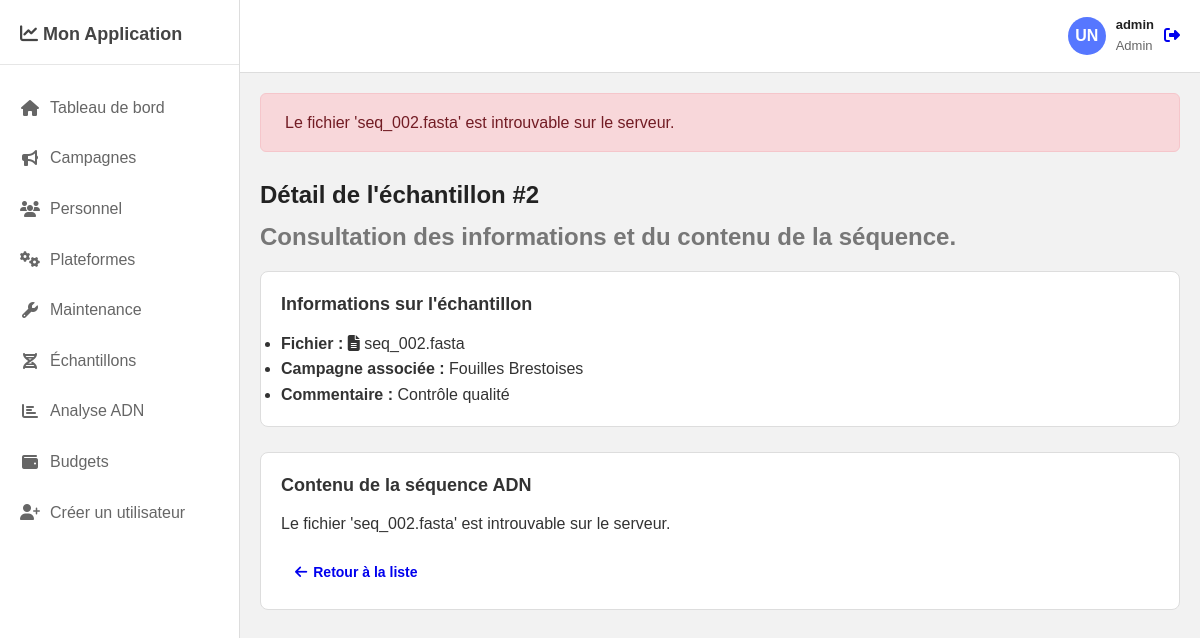
/sequences_adn/view/2 (signed in), run on the app's committed database.
### monApp/models.py (models this page shows, shortened)
class User(db.Model, UserMixin):
    id = db.Column(db.Integer, primary_key=True)
    username = db.Column(db.String(80), unique=True, nullable=False)
    password = db.Column(db.String(256), nullable=False)
    role = db.Column(db.Enum(UserRole),
                     nullable=False,
                     default=UserRole.CHERCHEUR)

class Echantillon(db.Model):
    __tablename__ = 'ECHANTILLON'
    idEch = db.Column(db.Integer, primary_key=True)
    fichier_sequence = db.Column(db.String(255))
    commentaire = db.Column(db.Text)
    idCamp = db.Column(db.Integer, db.ForeignKey('CAMPAGNE.idCamp'))

class Campagne(db.Model):
    __tablename__ = 'CAMPAGNE'
    idCamp = db.Column(db.Integer, primary_key=True)
    nom = db.Column(db.String(100))
    date_debut = db.Column(db.Date)
    duree = db.Column(db.Integer)
    lieu = db.Column(db.String(100))
    idPl = db.Column(db.Integer, db.ForeignKey('PLATEFORME.idPl'))
    echantillons = db.relationship('Echantillon',
                                   backref='campagne',
                                   lazy=True)

### monApp/views.py (the view)
@app.route('/sequences_adn/view/<int:echantillon_id>')
@login_required
@role_required(UserRole.CHERCHEUR, UserRole.ADMIN)
def view_echantillon(echantillon_id):
    echantillon = Echantillon.query.get_or_404(echantillon_id)
    sequence_content = ""
    error_message = None
    try:
        file_path = os.path.join(app.config['UPLOAD_FOLDER'],
                                 echantillon.fichier_sequence)
        if os.path.exists(file_path):
            with open(file_path, 'r', encoding='utf-8') as f:
                sequence_content = f.read()
        else:
            error_message = f"Le fichier '{echantillon.fichier_sequence}' est introuvable sur le serveur."
            flash(error_message, 'danger')
    except Exception as e:
        error_message = f"Erreur lors de la lecture du fichier : {e}"
        flash(error_message, 'danger')
    return render_template('view_echantillon.html',
                           echantillon=echantillon,
                           sequence_content=sequence_content,
                           error_message=error_message)

### monApp/views.py (called while the page is built)
def role_required(*roles):
    def wrapper(fn):
        @wraps(fn)
        def decorated_view(*args, **kwargs):
            if not current_user.is_authenticated or current_user.role not in roles:
                abort(403)
            return fn(*args, **kwargs)
        return decorated_view
    return wrapper

@login_manager.user_loader
def load_user(user_id):
    return User.query.get(int(user_id))

### monApp/templates/view_echantillon.html (shortened to what this page needs)
{% extends "base.html" %}
{% block extra_css %}
<link rel="stylesheet" href="{{ url_for('static', filename='css/analyse.css') }}">
{% endblock %}
{% block content %}
<div class="page-title">
    <h1>Détail de l'échantillon #{{ echantillon.idEch }}</h1>
    <p>Consultation des informations et du contenu de la séquence.</p>
</div>
<div class="card">
    <div class="card-header">
        <h2 class="card-title">Informations sur l'échantillon</h2>
    </div>
    <ul class="details-list">
        <li><strong>Fichier :</strong> <i class="fas fa-file-alt"></i> {{ echantillon.fichier_sequence }}</li>
        <li><strong>Campagne associée :</strong> {{ echantillon.campagne.nom if echantillon.campagne else 'N/A' }}</li>
        <li><strong>Commentaire :</strong> {{ echantillon.commentaire or 'Aucun commentaire' }}</li>
    </ul>
</div>
<div class="card">
    <div class="card-header">
        <h2 class="card-title">Contenu de la séquence ADN</h2>
    </div>
    {% if error_message %}
        <p class="text-danger">{{ error_message }}</p>
    {% elif sequence_content %}
        <div class="result">
            <pre>{{ sequence_content }}</pre>
        </div>
    {% else %}
        <p>Le fichier de séquence est vide ou n'a pas pu être lu.</p>
    {% endif %}
    <div class="form-actions" style="border-top: none; padding-top: 0; margin-top: 1rem;">
        <a href="{{ url_for('sequences_adn') }}" class="btn btn-secondary"><i class="fas fa-arrow-left"></i> Retour à la liste</a>
    </div>
</div>
{% endblock %}

### monApp/templates/base.html (shortened to what this page needs)
<!DOCTYPE html>
<html lang="fr">
<head>
    <link rel="stylesheet" href="https://cdnjs.cloudflare.com/ajax/libs/font-awesome/6.4.0/css/all.min.css">
    <link rel="stylesheet" href="{{ url_for('static', filename='../static/css/base.css') }}">
    {% block extra_css %}{% endblock %}
</head>
<body>
    <aside class="sidebar">
        <div class="sidebar-header">
            <h2><i class="fas fa-chart-line"></i> Mon Application</h2>
        </div>
        <nav>
            <ul class="sidebar-menu">
                <li><a href="{{ url_for('tableau_de_bord') }}" class="{{ 'active' if 'tableau_de_bord' in request.endpoint else '' }}"><i class="fas fa-home"></i> Tableau de bord</a></li>
                {% if current_user.role.value in ['chercheur', 'admin'] %}
                    <li><a href="{{ url_for('campagnes') }}" class="{{ 'active' if 'campagnes' in request.endpoint else '' }}"><i class="fas fa-bullhorn"></i> Campagnes</a></li>
                {% endif %}
                {% if current_user.role.value == 'admin' %}
                    <li><a href="{{ url_for('personnel') }}" class="{{ 'active' if 'personnel' in request.endpoint else '' }}"><i class="fas fa-users"></i> Personnel</a></li>
                {% endif %}
                {% if current_user.role.value in ['admin', 'technique'] %}
                    <li><a href="{{ url_for('plateforme') }}" class="{{ 'active' if 'plateforme' in request.endpoint else '' }}"><i class="fas fa-cogs"></i> Plateformes</a></li>
                    <li><a href="{{ url_for('maintenance') }}" class="{{ 'active' if 'maintenance' in request.endpoint else '' }}"><i class="fas fa-wrench"></i> Maintenance</a></li>
                {% endif %}
                {% if current_user.role.value in ['chercheur', 'admin'] %}
                    <li><a href="{{ url_for('sequences_adn') }}" class="{{ 'active' if 'sequences_adn' in request.endpoint else '' }}"><i class="fas fa-dna"></i> Échantillons</a></li>
                    <li><a href="{{ url_for('analyse') }}" class="{{ 'active' if 'analyse' in request.endpoint else '' }}"><i class="fas fa-chart-bar"></i> Analyse ADN</a></li>
                {% endif %}
                {% if current_user.role.value in ['direction', 'admin'] %}
                    <li><a href="{{ url_for('budget') }}" class="{{ 'active' if 'budget' in request.endpoint else '' }}"><i class="fas fa-wallet"></i> Budgets</a></li>
                {% endif %}
                {% if current_user.role.value in ['direction', 'admin'] %}
                    <li><a href="{{ url_for('creer_compte') }}" class="{{ 'active' if 'creer_compte' in request.endpoint else '' }}"><i class="fas fa-user-plus"></i> Créer un utilisateur</a></li>
                {% endif %}
            </ul>
        </nav>
    </aside>
    <main class="main-content">
        <header class="header">
            <div class="user-info">
                <div class="user-avatar">UN</div>
                <div class="user-details">
                    <span class="user-name">{{ current_user.username }}</span>
                    <span class="user-role">{{ current_user.role.value|capitalize }}</span>
                </div>
                <a href="{{ url_for('logout') }}" class="btn-logout" title="Déconnexion">
                    <i class="fas fa-sign-out-alt"></i>
                </a>
            </div>
        </header>
        <div class="container">
            {% with messages = get_flashed_messages(with_categories=true) %}
                {% if messages %}
                    <div class="flash-messages">
                    {% for category, message in messages %}
                        <div class="alert alert-{{ category }}">{{ message }}</div>
                    {% endfor %}
                    </div>
                {% endif %}
            {% endwith %}
            {% block content %}{% endblock %}
        </div>
    </main>
</body>
</html>

### monApp/static/css/base.css (style rules this page uses)
* { margin: 0; padding: 0; box-sizing: border-box; }
body { font-family: Arial, sans-serif; background: #f2f2f2; color: #333; line-height: 1.6; min-height: 100vh; }
.sidebar { position: fixed; left: 0; top: 0; width: 240px; height: 100vh; background: #ffffff; border-right: 1px solid #ddd; padding: 20px 0; transition: transform 0.3s ease; }
.sidebar-header { padding: 0 20px 15px; border-bottom: 1px solid #e6e6e6; }
.sidebar-header h2 { font-size: 18px; font-weight: 700; color: #444; }
.sidebar-menu { list-style: none; padding: 15px 0; }
.sidebar-menu li { margin: 5px 0; }
.sidebar-menu a { display: flex; align-items: center; padding: 10px 20px; text-decoration: none; color: #666; transition: background 0.2s; }
.sidebar-menu i { margin-right: 10px; width: 20px; text-align: center; }
.main-content { margin-left: 240px; min-height: 100vh; }
.header { background: #ffffff; border-bottom: 1px solid #ddd; padding: 15px 20px; display: flex; justify-content: space-between; align-items: center; position: sticky; top: 0; }
.user-info { display: flex; align-items: center; gap: 10px; }
.user-avatar { width: 38px; height: 38px; border-radius: 50%; background: #5677ff; color: white; display: flex; align-items: center; justify-content: center; font-weight: 700; }
.user-details span { display: block; font-size: 13px; }
.user-name { font-weight: 600; color: #222; }
.user-role { color: #666; }
.container { padding: 20px; }
.page-title { margin-bottom: 20px; }
.page-title h1 { font-size: 24px; margin-bottom: 3px; color: #222; }
.page-title p { color: #777; }
.btn { padding: 8px 14px; border-radius: 4px; outline: none; border: none; cursor: pointer; display: inline-flex; align-items: center; gap: 6px; text-decoration: none; font-size: 14px; }
.flash-messages { margin-bottom: 1.5rem; }
.alert { padding: 1rem 1.5rem; border-radius: 6px; border: 1px solid transparent; font-weight: 500; }
.alert-danger { background-color: #f8d7da; border-color: #f5c6cb; color: #721c24; }

### monApp/static/css/analyse.css (style rules this page uses)
.page-title { font-size: 24px; font-weight: 700; color: #333333; margin-bottom: 15px; }
.card { background: #ffffff; border: 1px solid #dddddd; border-radius: 8px; padding: 18px 20px; margin-bottom: 25px; }
.card .card-title { font-size: 18px; font-weight: 600; margin-bottom: 12px; color: #333333; }
.btn { padding: 8px 14px; border-radius: 6px; font-weight: 600; cursor: pointer; border: none; display: inline-flex; align-items: center; gap: 6px; font-size: 14px; }

### data on the page
User: username "admin", role.value "Admin"
Echantillon: idEch "2", fichier_sequence "seq_002.fasta", commentaire "Contrôle qualité"
Campagne: campagne "Fouilles Brestoises"

### other printed values
{{ message }} "Le fichier 'seq_002.fasta' est introuvable sur le serveur."
{{ error_message }} "Le fichier 'seq_002.fasta' est introuvable sur le serveur."
